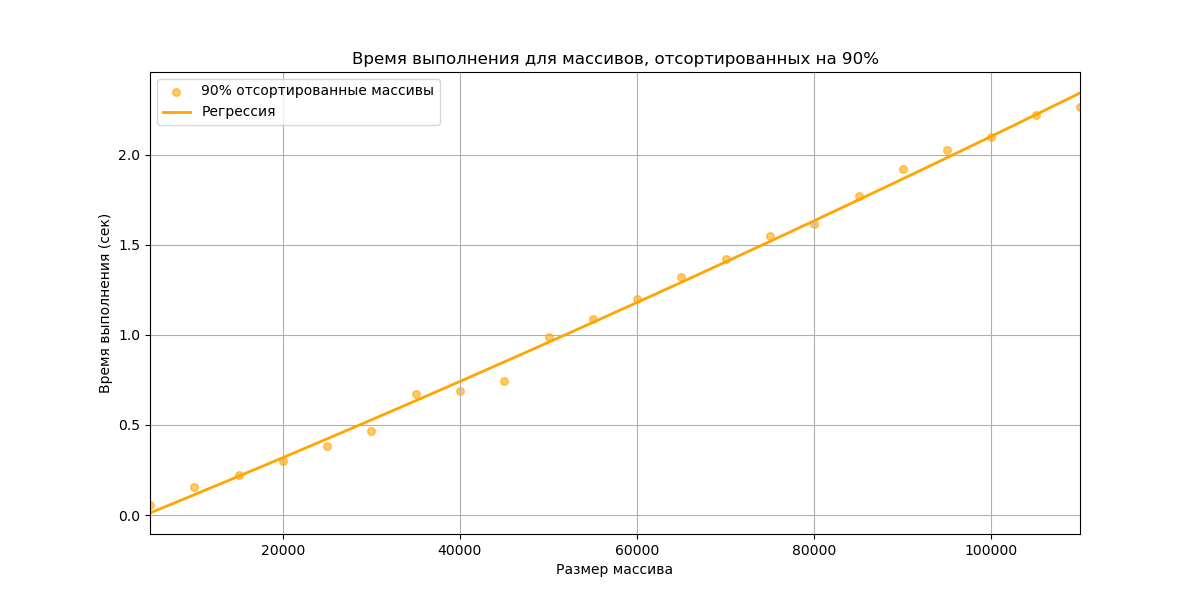

Generate this figure with Python:
import numpy as np
import matplotlib.pyplot as plt
from sklearn.preprocessing import PolynomialFeatures
from sklearn.linear_model import LinearRegression
import time

def pratt_sequence(n):
    gaps = []
    i = 0
    while True:
        for j in range(i + 1):
            gap = (2 ** i) * (3 ** j)
            if gap > n:
                return gaps
            gaps.append(gap)
        i += 1

def pratt_sort(arr):
    n = len(arr)
    gaps = pratt_sequence(n)

    gaps.reverse()
    
    for gap in gaps:
        for i in range(gap, n):
            temp = arr[i]
            j = i
            while j >= gap and arr[j - gap] > temp:
                arr[j] = arr[j - gap]
                j -= gap
            arr[j] = temp
            
    return arr

np.random.seed(42)

sizes = np.arange(5000, 110001, 5000)

times_partial_sorted = []

for size in sizes:
    arr_partial_sorted = np.arange(size)  
    num_to_shuffle = size // 10  
    np.random.shuffle(arr_partial_sorted[-num_to_shuffle:])  
    start_time = time.time()
    pratt_sort(arr_partial_sorted)  
    end_time = time.time()
    times_partial_sorted.append(end_time - start_time)
    print(size, end_time - start_time)

poly = PolynomialFeatures(degree=2)
N_b_poly_partial_sorted = poly.fit_transform(sizes.reshape(-1, 1))
model_partial_sorted = LinearRegression()
model_partial_sorted.fit(N_b_poly_partial_sorted, times_partial_sorted)
y_predict_partial_sorted = model_partial_sorted.predict(N_b_poly_partial_sorted)

plt.figure(figsize=(12, 6))
plt.scatter(sizes, times_partial_sorted, label='90% отсортированные массивы', color='orange', alpha=0.6, s=30)
plt.plot(sizes, y_predict_partial_sorted, label='Регрессия', color='orange', linewidth=2)
plt.title('Время выполнения для массивов, отсортированных на 90%')
plt.xlabel('Размер массива')
plt.ylabel('Время выполнения (сек)')
plt.xlim(5000, 110000) 
plt.grid()
plt.legend()
plt.show()
